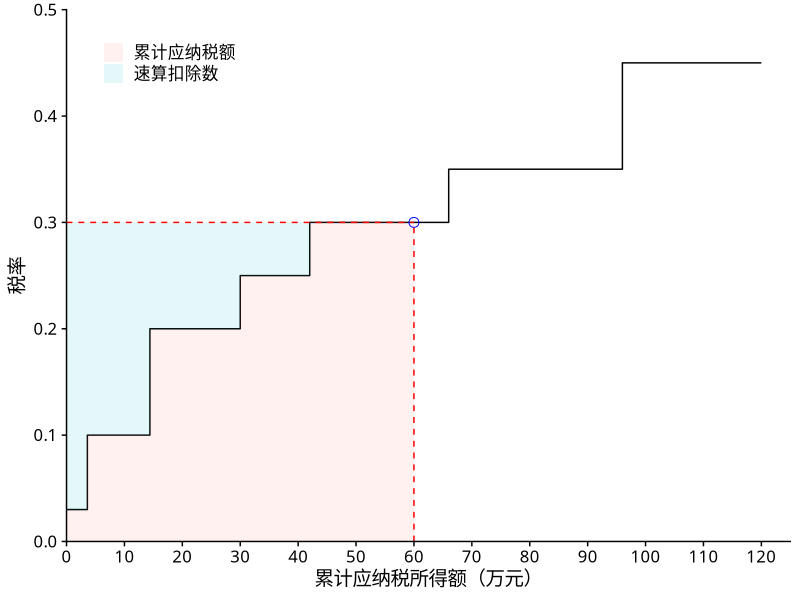
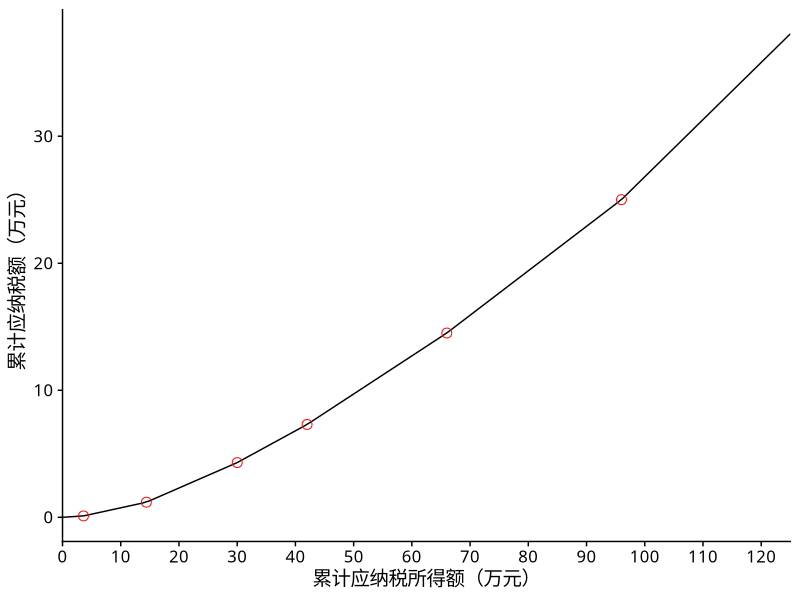
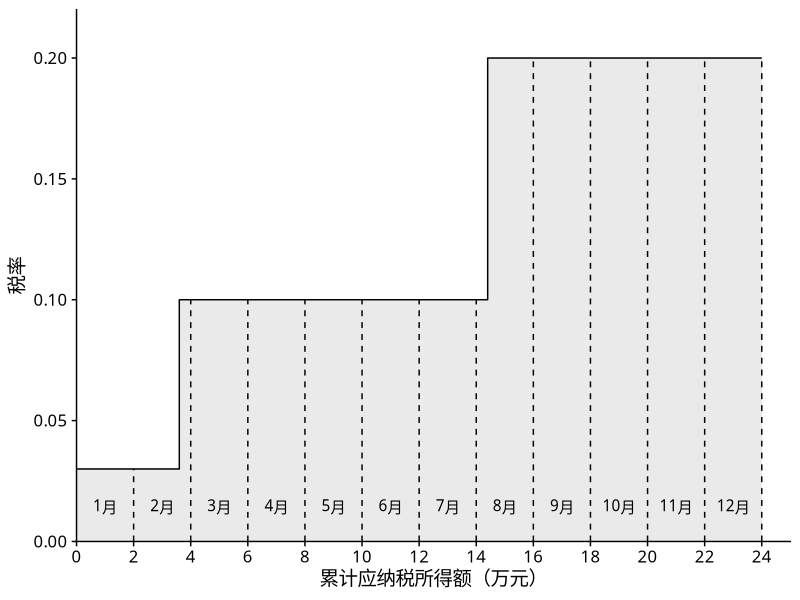

R code for these plots, in order:
## ---- chunk 1
library(knitr)
opts_chunk$set(
  echo = FALSE,
  cache = FALSE,
  message = FALSE,
  warning = FALSE
)
## ---- chunk 2
library(tidyverse)
g <- c(0.03, 0.1, 0.2, 0.25, 0.3, 0.35, 0.45)
a <- c(3.6, 14.4, 30, 42, 66, 96)
al <- c(0, a)
au <- c(a, Inf)
d <- tibble(g = c(g, 0.45), a = c(0, a, 120))
d1 <- d %>% filter(g <= 0.3)
d2 <- bind_rows(old = d1,
                new = d1 %>% mutate(g = lag(g)),
                .id = "source") %>%
  arrange(a, source) %>%
  bind_rows(tibble(source = "new", a = 60, g = 0.3))

ggplot(d) + aes(a, g) + geom_step() +
  geom_ribbon(aes(ymin = 0, ymax = g, fill = "累计应纳税额"),
              data = d2,
              alpha = .1) +
  geom_ribbon(aes(ymin = g, ymax = .3, fill = "速算扣除数"),
              data = d2,
              alpha = .1) +
  geom_segment(
    aes(xend = 60, yend = 0.3),
    data = tibble(a = c(0, 60), g = c(.3, 0)),
    linetype = 2,
    color = "red"
  ) +
  geom_point(
    data = tibble(a = 60, g = 0.3),
    size = 3,
    shape = 1,
    color = "blue"
  ) +
  xlab("累计应纳税所得额（万元）") + ylab("税率") +
  scale_x_continuous(limits = c(0, 125),
                     expand = c(0, 0),
                     n.breaks = 12) +
  scale_y_continuous(limits = c(0, .5), expand = c(0, 0)) +
  cowplot::theme_cowplot(font_family = "Hei") +
  theme(legend.position = c(.05, .9)) +
  guides(fill = guide_legend(title = NULL))
## ---- chunk 3
# 速算扣除数
b <- cumsum((g - lag(g, default = 0)) * al)
tibble(`等级` = seq_along(b),
       `速算扣除数（元）` = b * 1e4) %>%
  kable()
## ---- chunk 4
fs <- function(x) {
  sum((g * x - b) * (x > al) * (x <= au))
}
fss <- function(x) {
  map(x, fs) %>% unlist()
}
ggplot(tibble(x = c(0, 120)), aes(x)) +
  geom_function(fun = fss) +
  geom_point(aes(y = y),
             data = tibble(x = a, y = fss(x)),
             size = 3,
             shape = 1,
             color = "red") +
  xlab("累计应纳税所得额（万元）") +
  ylab("累计应纳税额（万元）") +
  scale_x_continuous(limits = c(0, 125),
                     expand = c(0, 0),
                     n.breaks = 12) +
  cowplot::theme_cowplot(font_family = "Hei")
## ---- chunk 5
d0 <- tibble(t = 1:12,
            y = diff(c(0, fss(t * 2))) * 1e4)
d0 %>% set_names(c("月份", "应纳税额（元）")) %>% kable()
## ---- chunk 6
d1 <- d %>% filter(g <= 0.2)
d2 <- bind_rows(old = d1,
                new = d1 %>% mutate(g = lag(g)),
                .id = "source") %>%
  arrange(a, source) %>%
  bind_rows(tibble(source = "new", a = 24, g = 0.2))
# 阶梯函数
tf <- with(d, stepfun(a[c(2:7)], g[1:7], right = TRUE))
# 作图
d1 %>% bind_rows(tibble(a = 24, g = 0.2)) %>%
  ggplot() + aes(a, g) + geom_step() +
  geom_ribbon(aes(ymin = 0, ymax = g),
              data = d2,
              alpha = .1) +
  geom_segment(aes(xend = a, yend = yd),
               data = tibble(
                 a = (1:12) * 2,
                 g = 0,
                 yd = tf(a)
               ),
               linetype = 2) +
  geom_text(aes(label = paste0(1:12, "月")),
            data = tibble(a = (1:12) * 2 - 1, g = .015),
            family = "Hei") +
  xlab("累计应纳税所得额（万元）") + ylab("税率") +
  scale_x_continuous(limits = c(0, 25),
                     expand = c(0, 0),
                     n.breaks = 12) +
  scale_y_continuous(limits = c(0, .22), expand = c(0, 0)) +
  cowplot::theme_cowplot(font_family = "Hei") +
  theme(legend.position = c(.05, .9)) +
  guides(fill = guide_legend(title = NULL))
